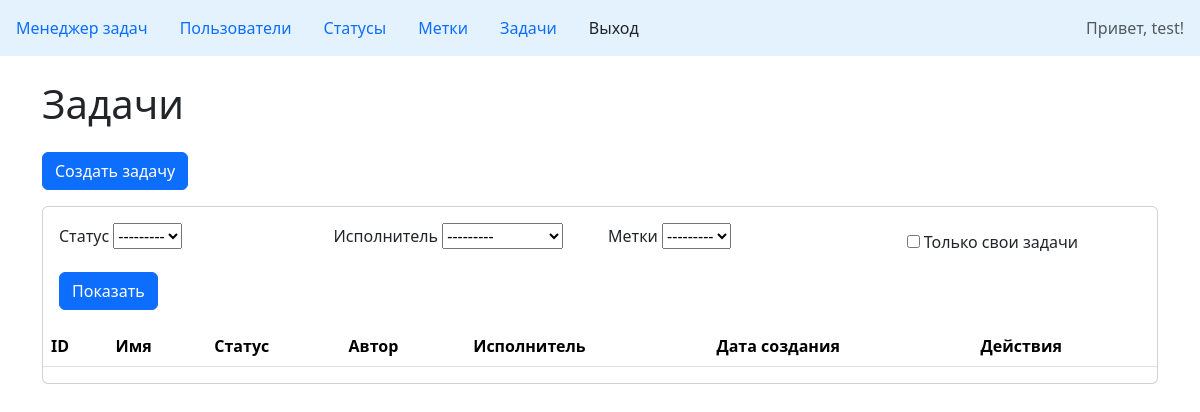
The page /tasks/ (signed in) on the database as committed earlier.
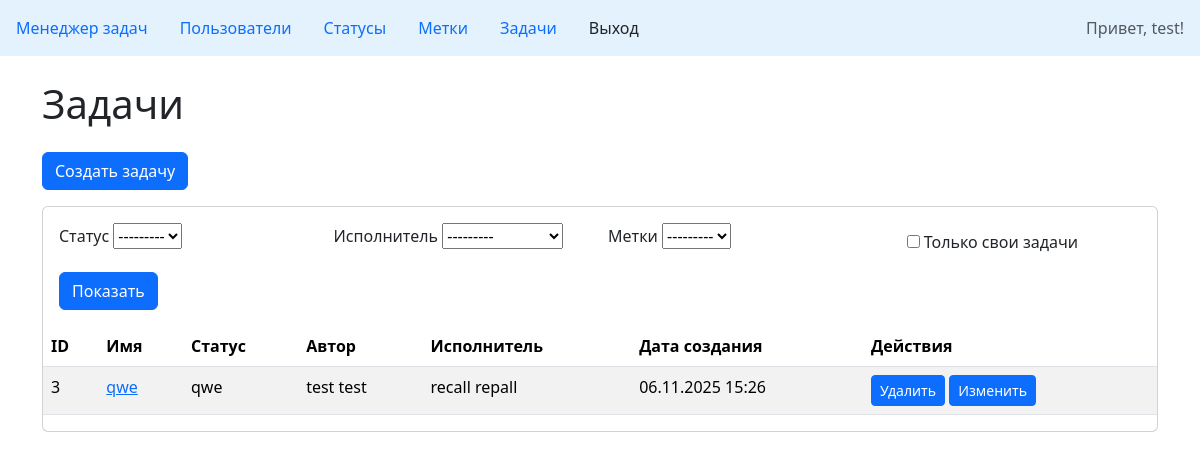
The same page on the database as committed later.
### task_manager/tasks/models.py (models this page shows, shortened)
class Task(models.Model):
    name = models.CharField(
        max_length=255,
        blank=False,
        unique=True,
        verbose_name=_('Name'),
        error_messages={
            'unique': _('This task with this name already exists. '
                        'Please choose another name.'),
        }
    )
    description = models.TextField(
        blank=True,
        verbose_name=_('Description'),
    )
    author = models.ForeignKey(
        User,
        on_delete=models.PROTECT,
        verbose_name=_('Author'),
        related_name='author',
    )
    status = models.ForeignKey(
        Status,
        on_delete=models.PROTECT,
        verbose_name=_('Status'),
    )
    executor = models.ForeignKey(
        User,
        blank=True,
        null=True,
        on_delete=models.PROTECT,
        verbose_name=_('Executor'),
        related_name='executor',
    )
    labels = models.ManyToManyField(
        Labels,
        blank=True,
        verbose_name=_('Labels'),
    )
    created_at = models.DateTimeField(auto_now_add=True)
    class Meta:
        verbose_name = _('Task')
        verbose_name_plural = _('Tasks')

### task_manager/statuses/models.py (models this page shows)
class Status(models.Model):
    name = models.CharField(
        max_length=255,
        blank=False,
        verbose_name=_('Name'),
        unique=True,
        error_messages={
            'unique': _('This status with this name already exists. '
                        'Please choose another name.'),
        }
    )
    created_at = models.DateTimeField(auto_now_add=True)
    def __str__(self):
        return self.name
    class Meta:
        verbose_name = _('Status')
        verbose_name_plural = _('Statuses')

### task_manager/users/models.py (models this page shows)
class User(AbstractUser):
    first_name = models.CharField(
        max_length=150,
        blank=False,
        verbose_name=_('First Name')
    )
    last_name = models.CharField(
        max_length=150,
        blank=False,
        verbose_name=_('Last Name')
    )
    USERNAME_FIELD = 'username'
    def __str__(self):
        return f'{self.first_name} {self.last_name}'

### task_manager/tasks/views.py (the view)
# urls.py: path('', views.TaskListView.as_view(), name='index'),
class TaskListView(CustomLoginRequiredMixin, FilterView):
    model = Task
    template_name = 'tasks/tasks.html'
    filterset_class = TaskFilter
    context_object_name = 'tasks'
    ordering = 'id'

### task_manager/labels/models.py (called while the page is built)
    def __str__(self):
        return self.name

### task_manager/templates/tasks/tasks.html
{% extends "base.html" %}
{% load django_bootstrap5 %}
{% block content %}
<h1>Задачи</h1>
<a class="btn btn-primary w-10 mt-3 mb-3" href="{% url 'tasks:create' %}">Создать задачу</a>
<div class="card mb-4">
  <div class="card-body">
    <form method="get">
      <div class="row g-3">
        <div class="col-md-3">
          <label for="{{ filter.form.status.id_for_label }}" class="form-label">Статус</label>
          {{ filter.form.status }}
        </div>
        <div class="col-md-3">
          <label for="{{ filter.form.executor.id_for_label }}" class="form-label">Исполнитель</label>
          {{ filter.form.executor }}
        </div>
        <div class="col-md-3">
          <label for="{{ filter.form.labels.id_for_label }}" class="form-label">Метки</label>
          {{ filter.form.labels }}
        </div>
                <div class="col-md-3 d-flex align-items-end">
          <div class="form-check">
            {{ filter.form.user_own_tasks }}
            <label class="form-check-label" for="{{ filter.form.user_own_tasks.id_for_label }}">
              Только свои задачи
            </label>
          </div>
        </div>
      <div class="mt-3">
        <button type="submit" class="btn btn-primary">Показать</button>
      </div>
    </form>
  </div>
</div>
<table class="table table-striped">
  <thead>
    <tr>
      <th>ID</th>
      <th>Имя</th>
      <th>Статус</th>
      <th>Автор</th>
      <th>Исполнитель</th>
      <th>Дата создания</th>
      <th>Действия</th>
    </tr>
  </thead>
  <tbody>
    {% for task in tasks %}
    <tr>
      <td>{{ task.id }}</td>
      <td><a href="{% url 'tasks:detail' task.id %}">{{ task.name }}</a></td>
      <td>{{ task.status }}</td>
      <td>{{ task.author }}</td>
      <td>{{ task.executor|default:"—" }}</td>
      <td>{{ task.created_at|date:"d.m.Y H:i" }}</td>
      <td>
        <a class="btn btn-primary btn-sm" href="{% url 'tasks:delete' task.id %}" role="button">Удалить</a>
        <a class="btn btn-primary btn-sm" href="{% url 'tasks:update' task.id %}" role="button">Изменить</a>
      </td>
    </tr>
    {% endfor %}
  </tbody>
</table>
{% endblock %}

Rows that differ between the two databases and show on the page:
added Task: id "3", name "qwe", status "qwe", author "test test", executor "recall repall", created_at "06.11.2025 15:26"
